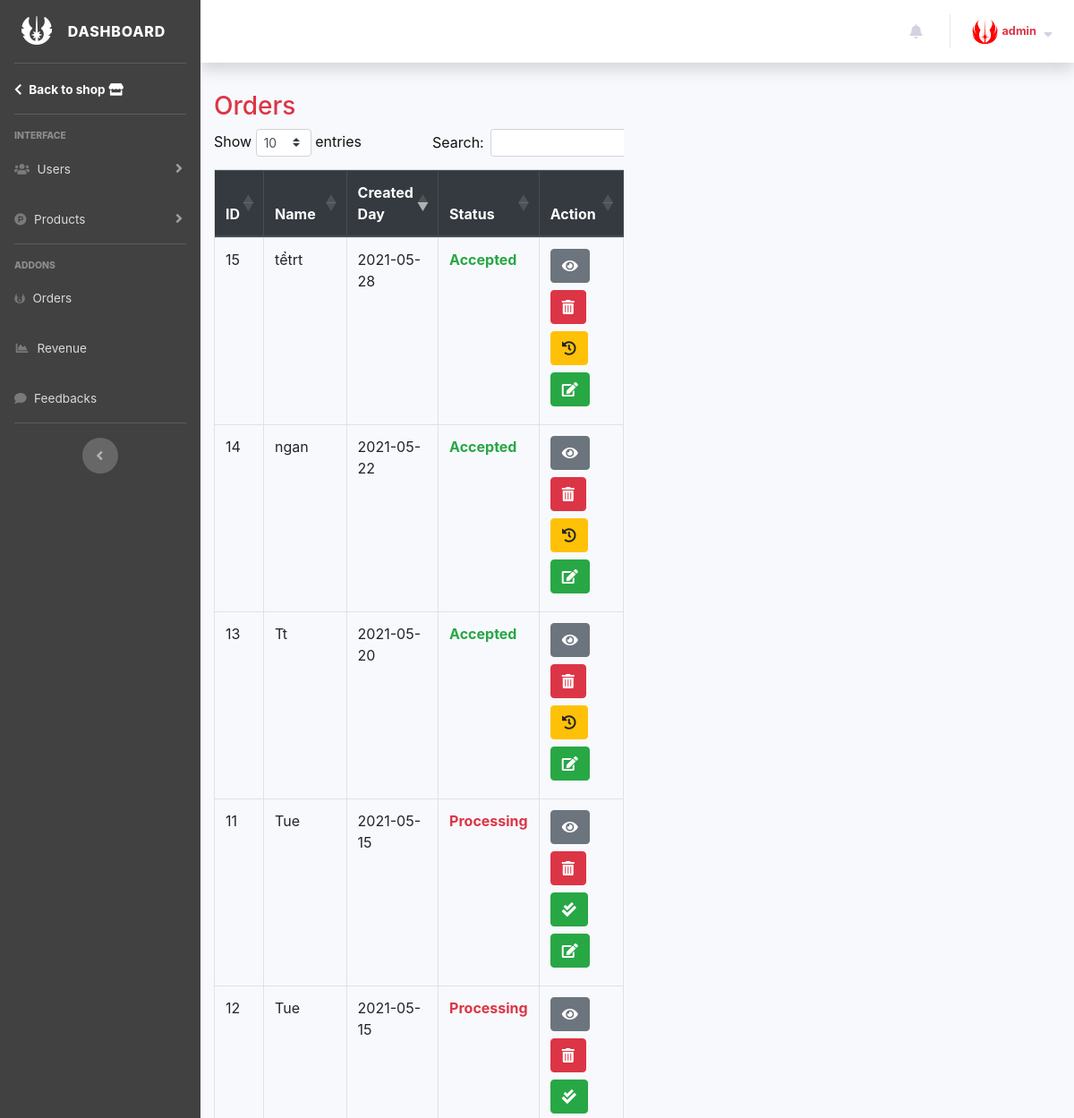
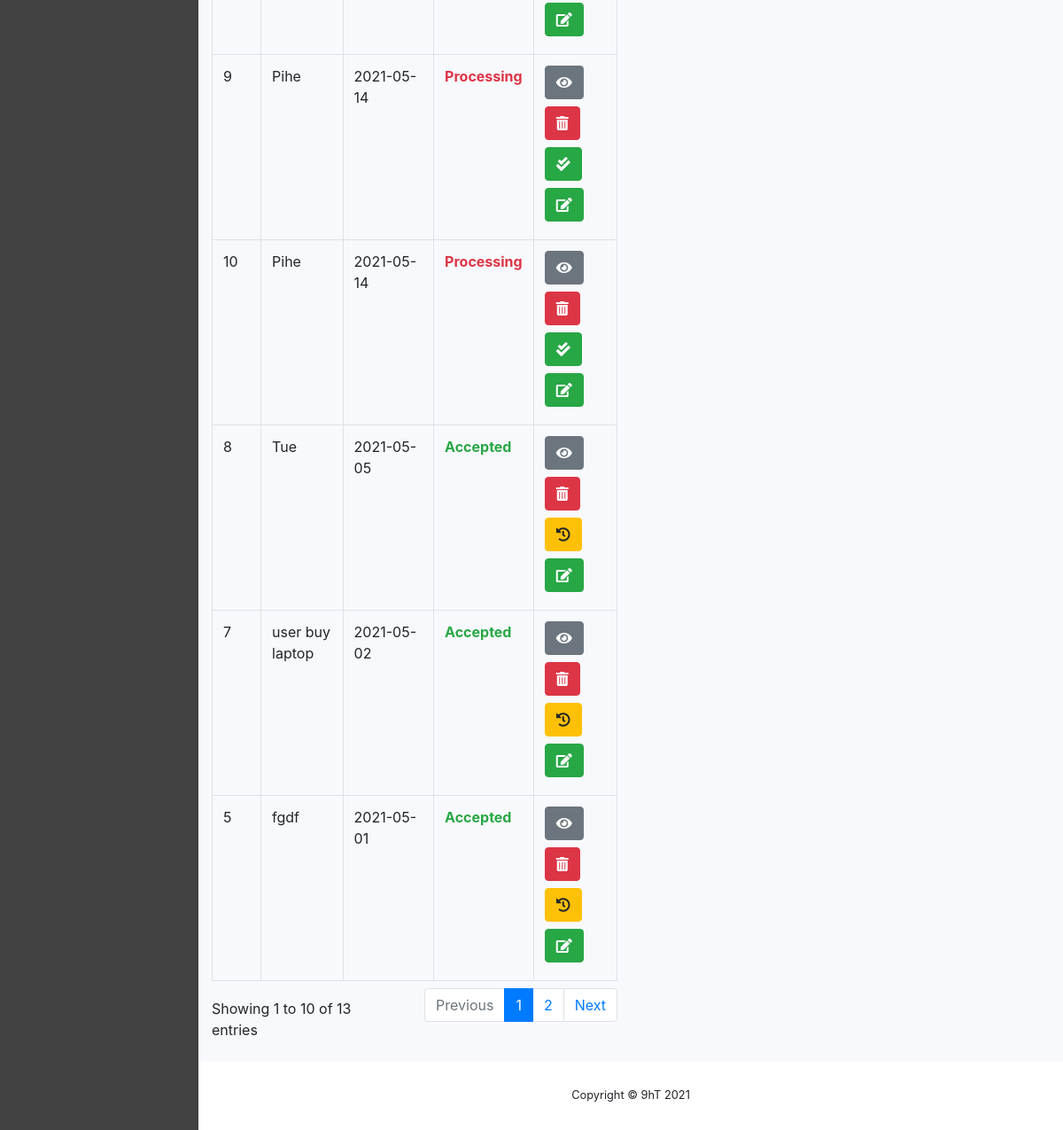
/Admin/Order/Index (signed in), run on an earlier commit of the app's database (2 pictures, top to bottom).
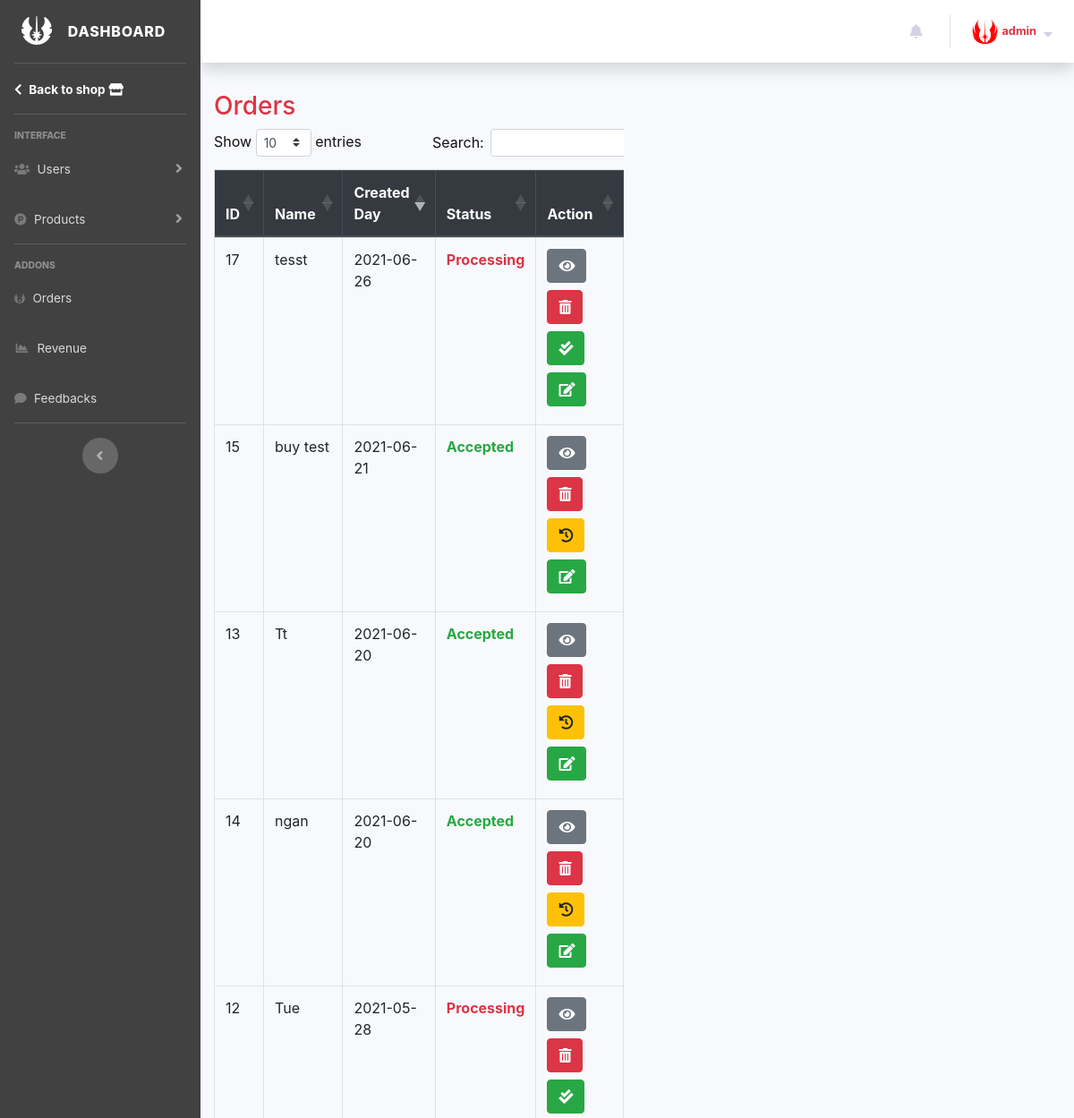
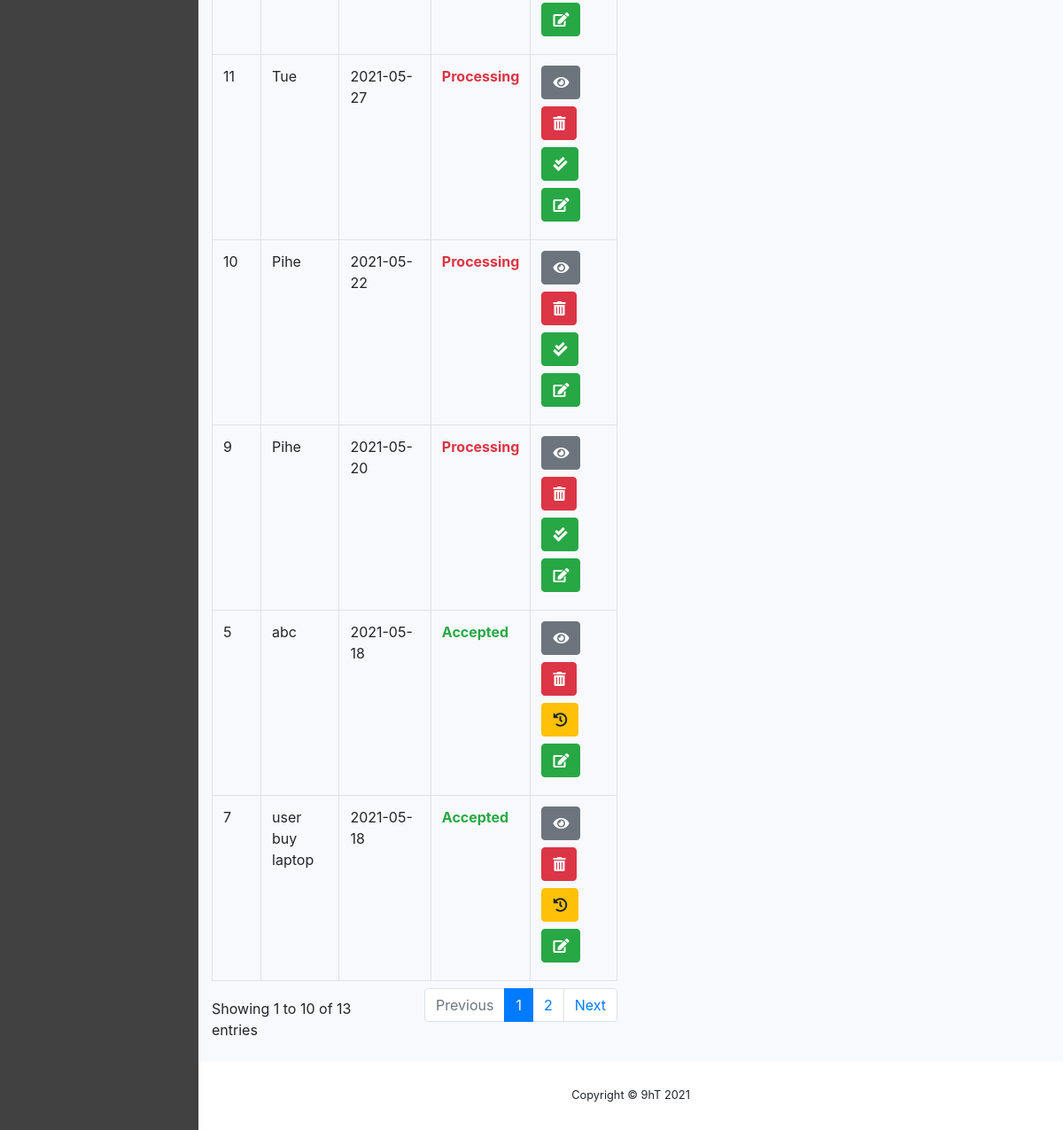
And on a later commit of the database (2 pictures, top to bottom).
### tables this page shows
CREATE TABLE `orders` (
  `ID` int(11) NOT NULL,
  `CustomerID` int(11) NOT NULL,
  `CustomerName` varchar(255) NOT NULL,
  `CustomerPhone` varchar(255) NOT NULL,
  `CustomerAddress` varchar(255) NOT NULL,
  `CustomerEmail` varchar(255) NOT NULL,
  `CreatedDay` date NOT NULL,
  `Status` tinyint(1) NOT NULL
);

### MVC/Admin/Controllers/Order.php (called while the page is built, shortened)
<?php
class Order extends ViewModel{
    public function Index(){
        $order = $this->getModel('OrderDAL');
        $listOrderJSON = json_decode($order->getListOrder(),true);
        $this->loadView('Shared','Layout',[
            'title'=>'Order',
            'page'=>'Order/Index',
            'listOrder'=>$listOrderJSON,
            'countUser'=>$_SESSION['COUNT_USERS_SESSION'],
			'countAdmin'=>$_SESSION['COUNT_ADMINS_SESSION'],
			'countProduct'=>$_SESSION['COUNT_PRODUCTS_SESSION'],
			'countContact'=>$_SESSION['COUNT_FEEDBACKS_SESSION'],
			'countUnRead'=>$_SESSION['COUNT_UNREADS_SESSION'],
            'listUnRead'=>$_SESSION['LIST_UNREADS_SESSION']
        ],1);
    }
}
?>

### MVC/Core/App.php (called while the page is built, shortened)
<?php
class App{
	protected $controller = 'Home';
	protected $action = 'Index';
	protected $type = '';
	function __construct(){
		$url = $this->getUrl();
		$link = './MVC/Controllers/';
		if ($this->type == 'Admin'){
			$link = './MVC/Admin/Controllers/';
		}
		if (file_exists($link.$url[0].'.php')) {
			$this->controller = $url[0];
		}
		unset($url[0]);
		if (isset($url[1])) {
			if (method_exists($this->controller, $url[1])) {
				$this->action = $url[1];
			}
			unset($url[1]);
		}
		$this->controller = new $this->controller;
		$this->parametres = (!empty($url))?array_values($url):[];
		call_user_func_array(array($this->controller,$this->action), $this->parametres);
	}
	private function getURL(){
		$url = isset($_GET['url'])?explode('/', trim($_GET['url'],'/')):[$this->controller,$this->action];
		if ($url[0] == 'Admin'){
			$this->type = 'Admin';
			unset($url[0]);
			return (!empty($url))?array_values($url):[$this->controller,$this->action];
		}
		return $url;
	}
}
?>

### index.php (called while the page is built, shortened)
<?php
	$init = new App();
?>

### MVC/Core/Database.php (called while the page is built, shortened)
<?php
class Database{
	function __construct(){
		try {
			$this->connectionString = mysqli_connect(DB_HOST,DB_USERNAME,DB_PASSWORD,DB_SERVERNAME);
		} catch (Exception $e) {
			exit($e->getMessage());
		}
	}
}
?>

### MVC/Models/OrderDAL.php (called while the page is built, shortened)
<?php
class OrderDAL extends Database{
	public function getListOrder(){
		$query = "SELECT * FROM orders";
		$result = mysqli_query($this->connectionString,$query);
		$array = array();
		while ($rows = mysqli_fetch_assoc($result)) {
			$array[] = $rows;
		}
		return json_encode($array);
	}
}
?>

### MVC/Admin/Views/Order/Index.php (the view, shortened to what the changed rows need)
<div class="container">
        <div class="row contact-table mb-4">
            <div class="col-md-6">
                <div class="table-responsive">
                    <table class="table table-bordered table-hover" id="orderTable" width="100%">
                        <thead class="thead-dark">
                            <tr>
                                <th scope="col">ID</th>
                                <th scope="col">Name</th>
                                <th scope="col">Created Day</th>
                                <th scope="col">Status</th>
                                <th scope="col">Action</th>
                            </tr>
                        </thead>
                        <tbody class="table-order">
                            <?php foreach ($model['listOrder'] as $item): ?>
                            <tr>
                                <td><?php echo $item['ID']; ?></td>
                                <td><?php echo $item['CustomerName']; ?></td>
                                <td><?php echo $item['CreatedDay']; ?></td>
                                <td>
                                <?php if ($item['Status']): ?>
                                    <label class="text-success font-weight-bold">Accepted</label>
                                <?php else: ?>
                                    <label class="text-danger font-weight-bold">Processing</label>
                                <?php endif; ?>
                                </td>
                                <td>
                                    <button onclick="loadOrder(<?php echo $item['ID']; ?>)" class="btn btn-secondary mb-2" title="View"><i class="fas fa-eye"></i></button>
                                    <span onclick="passDataRemove(<?php echo $item['ID'] ?>,'<?php echo $item['CustomerName']; ?>');" data-toggle="modal" data-target="#removeModal">
                                        <button title="Remove" class="btn btn-danger mb-2"><i class="fas fa-trash-alt"></i></button>
                                    </span>
                                    <?php if ($item['Status']): ?>
                                        <button title="Processing" onclick="loadOrder(<?php echo $item['ID']; ?>)" class="btn btn-warning mb-2"><i class="fas fa-history"></i></button>
                                    <?php else: ?>
                                        <button title="Accepted" onclick="loadOrder(<?php echo $item['ID']; ?>)" class="btn btn-success mb-2"><i class="fas fa-check-double"></i></button>
                                    <?php endif; ?>
                                    <span
                                    onclick="passDataEditOrder(
                                        <?php echo $item['ID']; ?>,
                                        '<?php echo $item['CustomerName']; ?>',
                                        '<?php echo $item['CustomerEmail']; ?>',
                                        '<?php echo $item['CustomerPhone']; ?>',
                                        '<?php echo $item['CustomerAddress']; ?>',
                                    );"
                                    data-toggle="modal"
                                    data-target="#editModal">
                                    <button title="Edit" class="btn btn-success mb-2"><i class="fas fa-edit"></i></button>
                                    </span>
                                </td>
                            </tr>
                            <?php endforeach; ?>
                        </tbody>
                    </table>
                </div>
            </div>
        </div>
    </div>

What changed in the data, as far as the page shows it:
no longer on this page (row edited): orders: ID "8", CustomerName "Tue", CreatedDay "2021-05-05", Status "Accepted"
changed orders id 5: CustomerName "fgdf" → "abc"; CreatedDay "2021-05-01" → "2021-05-18"
changed orders "user buy laptop": CreatedDay "2021-05-02" → "2021-05-18"
changed orders id 9: CreatedDay "2021-05-14" → "2021-05-20"
changed orders id 10: CreatedDay "2021-05-14" → "2021-05-22"
changed orders id 11: CreatedDay "2021-05-15" → "2021-05-27"
changed orders id 12: CreatedDay "2021-05-15" → "2021-05-28"
changed orders "Tt": CreatedDay "2021-05-20" → "2021-06-20"
changed orders "ngan": CreatedDay "2021-05-22" → "2021-06-20"
changed orders id 15: CustomerName "tểtrt" → "buy test"; CreatedDay "2021-05-28" → "2021-06-21"
added orders: ID "17", CustomerName "tesst", CreatedDay "2021-06-26", Status "Processing"
